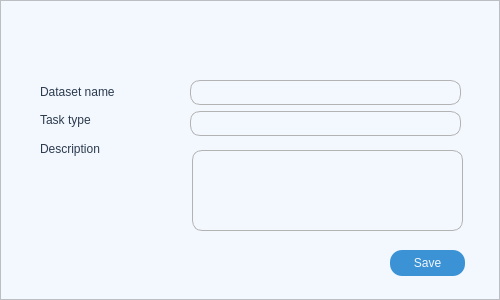
<?xml version="1.0" encoding="UTF-8"?>
<ui version="4.0">
 <class>Form</class>
 <widget class="QWidget" name="Form">
  <property name="geometry">
   <rect>
    <x>0</x>
    <y>0</y>
    <width>500</width>
    <height>300</height>
   </rect>
  </property>
  <property name="minimumSize">
   <size>
    <width>500</width>
    <height>300</height>
   </size>
  </property>
  <property name="maximumSize">
   <size>
    <width>500</width>
    <height>300</height>
   </size>
  </property>
  <property name="windowTitle">
   <string>Form</string>
  </property>
  <widget class="QFrame" name="frame">
   <property name="geometry">
    <rect>
     <x>0</x>
     <y>0</y>
     <width>500</width>
     <height>300</height>
    </rect>
   </property>
   <property name="styleSheet">
    <string notr="true">background-color: rgb(243,247,254)</string>
   </property>
   <property name="frameShape">
    <enum>QFrame::StyledPanel</enum>
   </property>
   <property name="frameShadow">
    <enum>QFrame::Raised</enum>
   </property>
   <widget class="QPushButton" name="save_btn">
    <property name="geometry">
     <rect>
      <x>390</x>
      <y>250</y>
      <width>75</width>
      <height>26</height>
     </rect>
    </property>
    <property name="styleSheet">
     <string notr="true">QPushButton {
	background-color: rgb(59, 146, 212);
	color:rgb(243,247,254);
	border: 0px solid;
	border-radius: 12px;
	font: 13pt &quot;Andale Mono&quot;;
}

QPushButton:hover {
	background-color: rgb(243,247,254);
	color:rgb(59, 146, 212);
}</string>
    </property>
    <property name="text">
     <string>Save</string>
    </property>
   </widget>
   <widget class="QWidget" name="verticalLayoutWidget">
    <property name="geometry">
     <rect>
      <x>40</x>
      <y>80</y>
      <width>131</width>
      <height>80</height>
     </rect>
    </property>
    <layout class="QVBoxLayout" name="verticalLayout">
     <item>
      <widget class="QLabel" name="label">
       <property name="styleSheet">
        <string notr="true">font: 13pt &quot;Andale Mono&quot;;
color:rgb(43,59,78);</string>
       </property>
       <property name="text">
        <string>Dataset name</string>
       </property>
      </widget>
     </item>
     <item>
      <widget class="QLabel" name="label_2">
       <property name="styleSheet">
        <string notr="true">font: 13pt &quot;Andale Mono&quot;;
color:rgb(43,59,78);</string>
       </property>
       <property name="text">
        <string>Task type</string>
       </property>
      </widget>
     </item>
     <item>
      <widget class="QLabel" name="label_3">
       <property name="styleSheet">
        <string notr="true">font: 13pt &quot;Andale Mono&quot;;
color:rgb(43,59,78);</string>
       </property>
       <property name="text">
        <string>Description</string>
       </property>
      </widget>
     </item>
    </layout>
   </widget>
   <widget class="QWidget" name="verticalLayoutWidget_2">
    <property name="geometry">
     <rect>
      <x>190</x>
      <y>80</y>
      <width>271</width>
      <height>58</height>
     </rect>
    </property>
    <layout class="QVBoxLayout" name="verticalLayout_2">
     <item>
      <widget class="QLineEdit" name="dataset_name_input">
       <property name="minimumSize">
        <size>
         <width>0</width>
         <height>25</height>
        </size>
       </property>
       <property name="maximumSize">
        <size>
         <width>16777215</width>
         <height>25</height>
        </size>
       </property>
       <property name="styleSheet">
        <string notr="true">QLineEdit {
	border: 1px solid rgb(179, 179, 179);
	border-radius:10px;
	color:rgb(43,59,78);
}</string>
       </property>
      </widget>
     </item>
     <item>
      <widget class="QLineEdit" name="task_type_input">
       <property name="minimumSize">
        <size>
         <width>0</width>
         <height>25</height>
        </size>
       </property>
       <property name="maximumSize">
        <size>
         <width>16777215</width>
         <height>25</height>
        </size>
       </property>
       <property name="styleSheet">
        <string notr="true">QLineEdit {
	border: 1px solid rgb(179, 179, 179);
	border-radius:10px;
	color:rgb(43,59,78);
}</string>
       </property>
      </widget>
     </item>
    </layout>
   </widget>
   <widget class="QLineEdit" name="description_input">
    <property name="geometry">
     <rect>
      <x>192</x>
      <y>150</y>
      <width>271</width>
      <height>81</height>
     </rect>
    </property>
    <property name="styleSheet">
     <string notr="true">QLineEdit {
	border: 1px solid rgb(179, 179, 179);
	border-radius:10px;
	color:rgb(43,59,78);
}</string>
    </property>
   </widget>
  </widget>
 </widget>
 <resources/>
 <connections/>
</ui>
